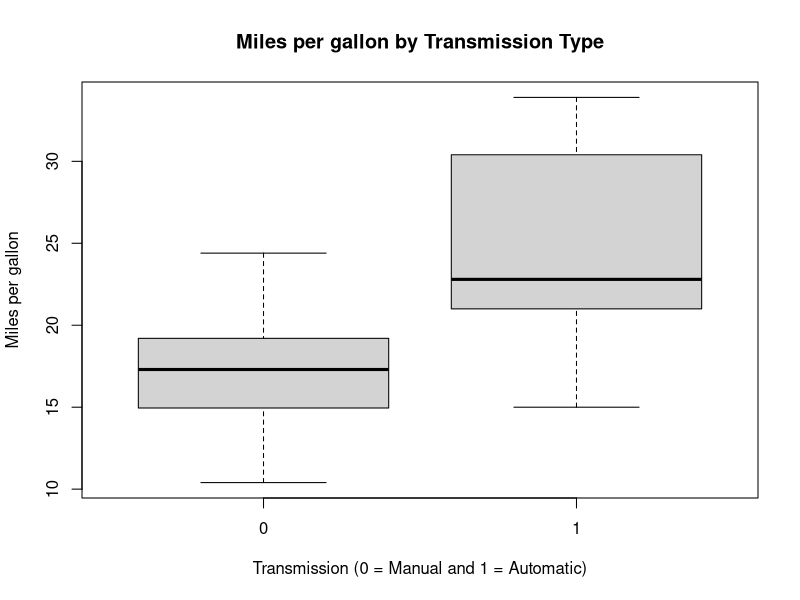
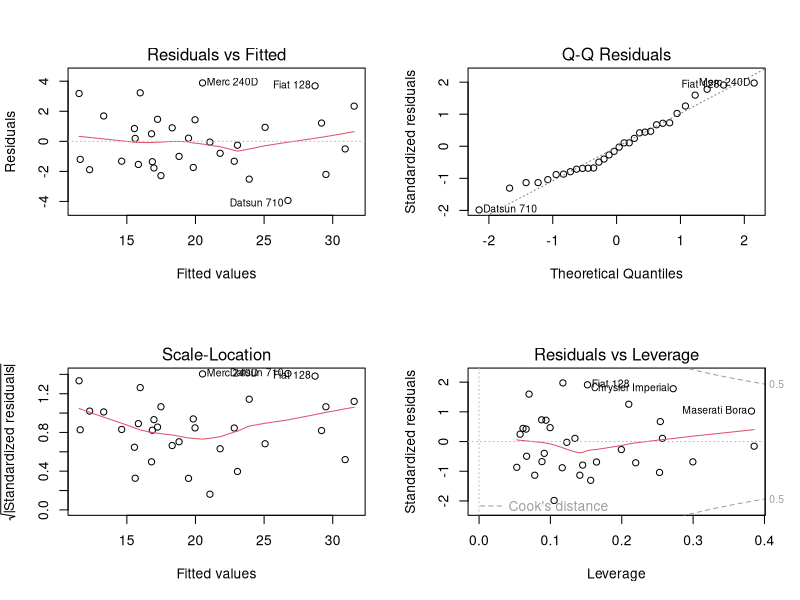

Generate these figures, in order, with R:
## ---- chunk 1
    library(datasets)
    library(ggplot2)
    data(mtcars)
## ---- chunk 2
    # [, 1]	mpg	Miles/(US) gallon
    # [, 2]	cyl	Number of cylinders
    # [, 3]	disp	Displacement (cu.in.)
    # [, 4]	hp	Gross horsepower
    # [, 5]	drat	Rear axle ratio
    # [, 6]	wt	Weight (1000 lbs)
    # [, 7]	qsec	1/4 mile time
    # [, 8]	vs	Engine (0 = V-shaped, 1 = straight)
    # [, 9]	am	Transmission (0 = automatic, 1 = manual)
    # [,10]	gear	Number of forward gears
## ---- chunk 3
    str(mtcars)
## ---- chunk 4
# A.  Checking data from summary.
#       0 = automatic
summary(mtcars[mtcars$am==0,])
#       1 = manual
summary(mtcars[mtcars$am==1,])
## ---- chunk 5
    t.test(mtcars$mpg~mtcars$am)
## ---- chunk 6
    boxplot(mpg ~ am, 
            data = mtcars, 
            xlab = "Transmission (0 = Manual and 1 = Automatic)", 
            ylab = "Miles per gallon", 
            main="Miles per gallon by Transmission Type")
## ---- chunk 7
    stepModel = step(lm(data = mtcars, mpg ~ .),trace=0,steps=10000)
    summary(stepModel)
## ---- chunk 8
    model <- lm(mpg~ factor(am):wt + factor(am):qsec,data=mtcars)
    summary(model)
## ---- chunk 9
    par(mfrow=c(2,2))    
    plot(model)
## ---- chunk 10
    full.model <- lm(mpg ~ ., data = mtcars)
    best.model <- step(full.model, direction = "backward")
